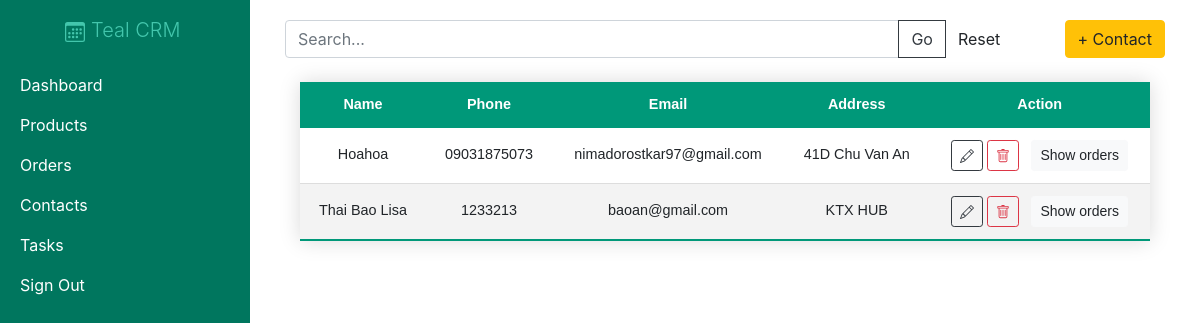
Screenshot of /contacts/ (signed in) with the database file from the repository.
### crm/models.py (models this page shows, shortened)
class Customer(models.Model):
    name = models.CharField(max_length=200, null=True)
    phone = models.CharField(max_length=200, null=True)
    email = models.EmailField(max_length=200, null=True)
    date_created = models.DateTimeField(auto_now_add=True, null=True)
    address = models.CharField(max_length=200, null=True)

### crm/views.py (the view)
# urls.py: path('contacts/', views.contacts, name="contacts"),
@login_required
def contacts(request):
    req = request.GET.get('search',None)
    if req is not None:
        query = request.GET.get('search')
        customers = Customer.objects.filter(Q(name__icontains=query) | Q(email__icontains=query)
        | Q(phone__icontains=query)
        | Q(address__icontains=query))
    else:
        customers = Customer.objects.all()
    return render(request,'crm/contacts.html',{'customers':customers})

### crm/templates/crm/contacts.html (shortened to what this page needs)
{% extends 'crm/main.html' %}
{% block content %}
<div class="row">
  <div class="col-10">
    <form action="{% url 'contacts' %}" method="GET">
      <div class="input-group">
        <input type="text" class="form-control" name="search" id="id_search" placeholder="Search...">
        <div class="input-group-append">
          <input class="btn btn-outline-dark" type="submit" value="Go" />
          <a class="btn" href="{% url 'contacts' %}" type="button">Reset</a>
        </div>
      </div>
    </form>
  </div>
  <div class="col  d-flex justify-content-end">
    <a class="btn btn-warning" href="{% url 'add_contact' %}">+ Contact</a>
  </div>
</div>
<div class="container w-100 d-flex justify-content-center mt-4">
  <table class="my-table w-100 text-center">
    <thead>
      <tr class="text-center">
        <th scope="col">Name</th>
        <th scope="col">Phone</th>
        <th scope="col">Email</th>
        <th scope="col">Address</th>
        <th scope="col">Action</th>
      </tr>
    </thead>
    <tbody>
      {% for c in customers %}
      <tr>
        <td>{{ c.name }}</td>
        <td>{{ c.phone }}</td>
        <td>{{ c.email }}</td>
        <td class="text-break">{{ c.address }}</td>
        <td>
          <a class="btn btn-sm btn-outline-dark" href="{% url 'update_contact' c.id %}"></a>
          <a class="btn btn-sm btn-outline-danger" href="{% url 'delete_contact' c.id %}"></a>
          <a type="button" class="btn btn-sm btn-light ml-2" href="{% url 'customer_orders' c.id %}">Show orders</a>
        </td>
      </tr>
      {% endfor %}
    </tbody>
  </table>
</div>
{% endblock content %}

### static/css/main.css (style rules this page uses)
.my-table { border-collapse: collapse; font-size: 0.9em; font-family: sans-serif; min-width: 400px; box-shadow: 0 0 20px rgba(0, 0, 0, 0.15); }
.my-table thead tr { background-color: #009879; color: #ffffff; text-align: left; }
.my-table th, .my-table td { padding: 12px 15px; }
.my-table tbody tr { border-bottom: 1px solid #dddddd; }
.my-table tbody tr:nth-of-type(even) { background-color: #f3f3f3; }
.my-table tbody tr:last-of-type { border-bottom: 2px solid #009879; }

### rows the page displays
Customer: name "Hoahoa", phone "09031875073", email "nimadorostkar97@gmail.com", address "41D Chu Van An"
Customer: name "Thai Bao Lisa", phone "1233213", email "baoan@gmail.com", address "KTX HUB"
